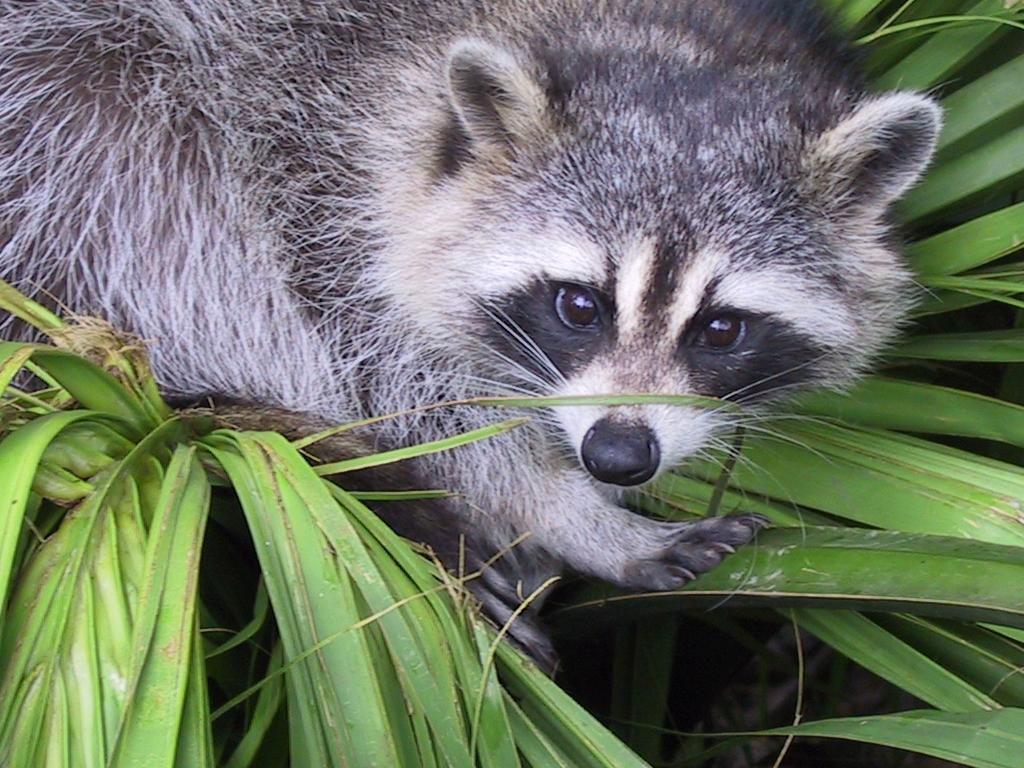
#> input picture Python - 1 - Array/ex03/animal.jpeg, 1024 x 768 px
$ python zoom.py
#> lines starting #> are read from the running program, lines starting #| are printed output that depends on the picture
### Python - 1 - Array/ex03/load_image.py
import numpy as np
from PIL import Image
import os


def ft_load(path: str) -> np.ndarray:
    """Loads an image, prints its shape, and returns it as an RGB array."""
#> called with path = 'animal.jpeg'

    if not os.path.exists(path):
        raise FileNotFoundError(f"The file '{path}' does not exist.")

    ext = os.path.splitext(path)[1].lower()
    if ext not in ['.jpg', '.jpeg']:
        raise ValueError("JPG/JPEG only allowed.")

    try:
        img = Image.open(path)
#> img is the input picture: PIL image 1024x768 RGB; mean R, G, B 110.7, 117.7, 102.1
        img_rgb = img.convert("RGB")

        img_array = np.array(img_rgb)

        print(f"The shape of image is: {img_array.shape}")
#| The shape of image is: (768, 1024, 3)

        return img_array

    except Exception as e:
        raise RuntimeError(f"An error occurred while loading the image: {e}")

### Python - 1 - Array/ex03/zoom.py
import numpy as np
import matplotlib.pyplot as plt
from load_image import ft_load

def zoom_image(path: str):
    """Increases image view by crop, performs grayscaling"""
    try:
        img = ft_load(path)
        zoomed = img[0:400, 0:400]
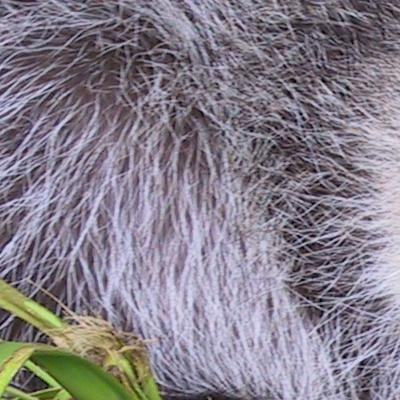
#> zoomed: shape (400, 400, 3); mean R, G, B 134.2, 127.4, 138.7
        zoomed_gray = np.dot(zoomed[..., :3], [0.2989, 0.5870, 0.1140])
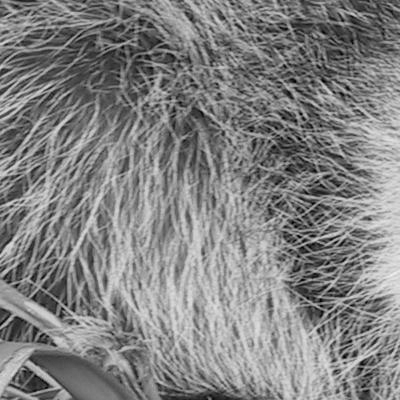
#> zoomed_gray: shape (400, 400) float64; min 1.1, max 243.2, mean 130.7
        zoomed_final = zoomed_gray.reshape(400, 400, 1)

        print(zoomed_final)
#> (printed output is left out)

        plt.imshow(zoomed_final.squeeze(), cmap='gray')
        plt.show()

    except Exception as e:
        print(f"An error occurred: {e}")

if __name__ == "__main__":
    zoom_image("animal.jpeg")
